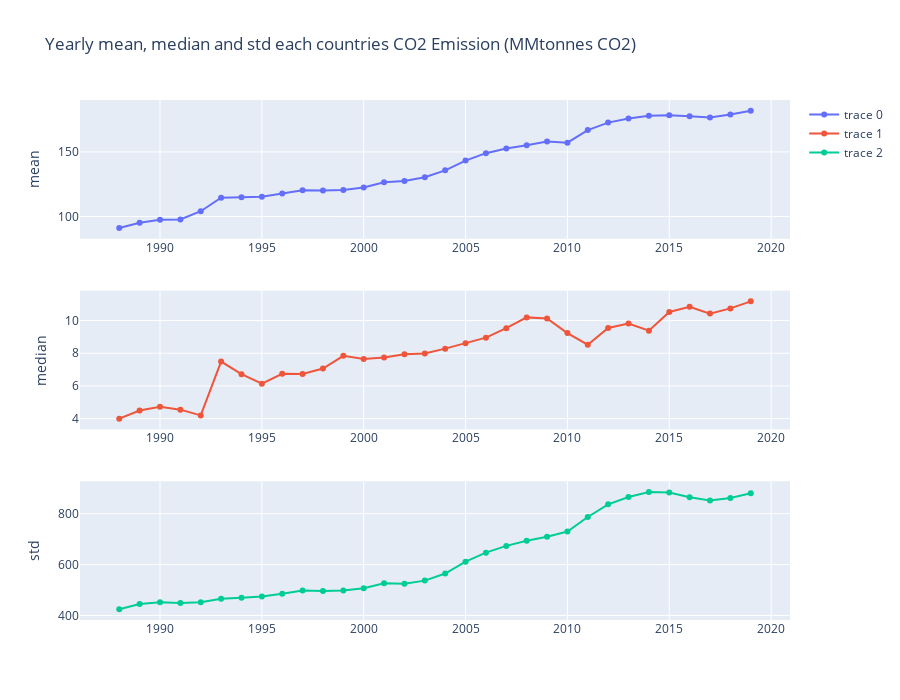

Notebook code cell kept with this figure:
### Markdown cell above
**Yearly Mean, Median and Standard Deviation of each countries CO2 Emission**

### Code cell
# Dot chart showing yearlly mean, sd, and median
sample = df[df['Country']!='World'][df['e_type']=='all']

years = sample['Year'].unique()

# Mean
list_m = []
for year in years:
    amount = sample[sample['Year']==year]['CO2_emission'].mean()
    list_m.extend([[year, amount]])

temp_mean = pd.DataFrame(list_m, columns=['Year', 'co2_mean'])
temp_mean['co2_mean'] = round(temp_mean['co2_mean'], 2)


# Median
list_med = []
for year in years:
    amount = sample[sample['Year']==year]['CO2_emission'].median()
    list_med.extend([[year, amount]])

temp_med = pd.DataFrame(list_med, columns=['Year', 'co2_med'])
temp_med['co2_med'] = round(temp_med['co2_med'], 2)


# Standard Deviation
list_sd = []
for year in years:
    amount = sample[sample['Year']==year]['CO2_emission'].std()
    list_sd.extend([[year, amount]])

temp_sd = pd.DataFrame(list_sd, columns=['Year', 'co2_sd'])
temp_sd['co2_sd'] = round(temp_sd['co2_sd'], 2)


# Plotting
fig = make_subplots(rows=3, cols=1)

fig.add_trace(
    go.Scatter(x=temp_mean['Year'], y=temp_mean['co2_mean'], mode="lines+markers"),
    row=1, col=1
)

fig.add_trace(
    go.Scatter(x=temp_med['Year'], y=temp_med['co2_med'], mode="lines+markers"),
    row=2, col=1
)

fig.add_trace(
    go.Scatter(x=temp_sd['Year'], y=temp_sd['co2_sd'], mode="lines+markers"),
    row=3, col=1
)

fig.update_yaxes(title_text="mean", row=1, col=1)
fig.update_yaxes(title_text="median", row=2, col=1)
fig.update_yaxes(title_text="std", row=3, col=1)
fig.update_traces(textposition="bottom center")
fig.update_layout(height=700, width=900, title_text="Yearly mean, median and std each countries CO2 Emission (MMtonnes CO2)")
fig.show()


# Overall
overall = df[df['Country']=='World'][df['e_type']=='all']
print(f'The worlds Mean value of CO2 Emission over the entire time period is {round(overall["CO2_emission"].mean(), 2)}.')
print(f'The worlds Median value of CO2 Emission over the entire time period is {round(overall["CO2_emission"].median(), 2)}.')
print(f'The Standard Deviation value of CO2 Emission over the entire time period is {round(overall["CO2_emission"].std(), 2)}.')

### Figure 1 — Plotly figure (JSON) as saved in the notebook; plotly's stock layout.template omitted (floating-point values rounded to 4 significant figures)
{"data": [{"mode": "lines+markers", "textposition": "bottom center", "type": "scatter", "x": [1988, 1989, 1990, 1991, 1992, 1993, 1994, 1995, 1996, 1997, 1998, 1999, 2000, 2001, 2002, 2003, 2004, 2005, 2006, 2007, 2008, 2009, 2010, 2011, 2012, 2013, 2014, 2015, 2016, 2017, 2018, 2019], "xaxis": "x", "y": [91.07, 95.12, 97.44, 97.7, 104.1, 114.5, 115.0, 115.3, 117.9, 120.3, 120.1, 120.5, 122.4, 126.5, 127.5, 130.5, 135.8, 143.3, 149.1, 152.7, 155.1, 158.0, 157.2, 166.9, 172.8, 176.0, 178.2, 178.5, 177.7, 176.8, 179.0, 182], "yaxis": "y"}, {"mode": "lines+markers", "textposition": "bottom center", "type": "scatter", "x": [1988, 1989, 1990, 1991, 1992, 1993, 1994, 1995, 1996, 1997, 1998, 1999, 2000, 2001, 2002, 2003, 2004, 2005, 2006, 2007, 2008, 2009, 2010, 2011, 2012, 2013, 2014, 2015, 2016, 2017, 2018, 2019], "xaxis": "x2", "y": [4, 4.5, 4.73, 4.55, 4.2, 7.49, 6.72, 6.14, 6.74, 6.73, 7.06, 7.84, 7.64, 7.74, 7.93, 7.98, 8.28, 8.61, 8.95, 9.53, 10.19, 10.12, 9.23, 8.52, 9.54, 9.81, 9.38, 10.52, 10.84, 10.42, 10.74, 11.17], "yaxis": "y2"}, {"mode": "lines+markers", "textposition": "bottom center", "type": "scatter", "x": [1988, 1989, 1990, 1991, 1992, 1993, 1994, 1995, 1996, 1997, 1998, 1999, 2000, 2001, 2002, 2003, 2004, 2005, 2006, 2007, 2008, 2009, 2010, 2011, 2012, 2013, 2014, 2015, 2016, 2017, 2018, 2019], "xaxis": "x3", "y": [424.1, 445.2, 452.2, 448.9, 451.9, 465.7, 469.5, 475.0, 485.1, 498.1, 496.5, 498.4, 506.7, 526.6, 525.1, 536.9, 564.7, 611.5, 647.0, 673.5, 693.9, 709.2, 729.9, 787.1, 836.9, 865.8, 885.3, 883.4, 865.1, 852.2, 862.2, 880.3], "yaxis": "y3"}], "layout": {"height": 700, "title": {"text": "Yearly mean, median and std each countries CO2 Emission (MMtonnes CO2)"}, "width": 900, "xaxis": {"anchor": "y", "domain": [0, 1]}, "xaxis2": {"anchor": "y2", "domain": [0, 1]}, "xaxis3": {"anchor": "y3", "domain": [0, 1]}, "yaxis": {"anchor": "x", "domain": [0.7333, 1], "title": {"text": "mean"}}, "yaxis2": {"anchor": "x2", "domain": [0.3667, 0.6333], "title": {"text": "median"}}, "yaxis3": {"anchor": "x3", "domain": [0, 0.2667], "title": {"text": "std"}}}}
